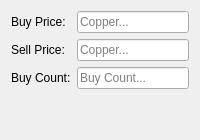
       <widget class="QWidget" name="tab_3">
        <attribute name="title">
         <string>Vendor</string>
        </attribute>
        <layout class="QGridLayout" name="gridLayout_13">
         <item row="4" column="0">
          <spacer name="verticalSpacer_4">
           <property name="orientation">
            <enum>Qt::Vertical</enum>
           </property>
           <property name="sizeHint" stdset="0">
            <size>
             <width>20</width>
             <height>40</height>
            </size>
           </property>
          </spacer>
         </item>
         <item row="3" column="0">
          <widget class="QLabel" name="label_39">
           <property name="text">
            <string>Buy Count:</string>
           </property>
          </widget>
         </item>
         <item row="0" column="0">
          <widget class="QLabel" name="label_40">
           <property name="text">
            <string>Buy Price:</string>
           </property>
          </widget>
         </item>
         <item row="1" column="0">
          <widget class="QLabel" name="label_41">
           <property name="text">
            <string>Sell Price:</string>
           </property>
          </widget>
         </item>
         <item row="0" column="1">
          <widget class="QLineEdit" name="buypriceEdit">
           <property name="placeholderText">
            <string>Copper...</string>
           </property>
          </widget>
         </item>
         <item row="1" column="1">
          <widget class="QLineEdit" name="sellpriceEdit">
           <property name="placeholderText">
            <string>Copper...</string>
           </property>
          </widget>
         </item>
         <item row="3" column="1">
          <widget class="QLineEdit" name="buycountEdit">
           <property name="placeholderText">
            <string>Buy Count...</string>
           </property>
          </widget>
         </item>
        </layout>
       </widget>
